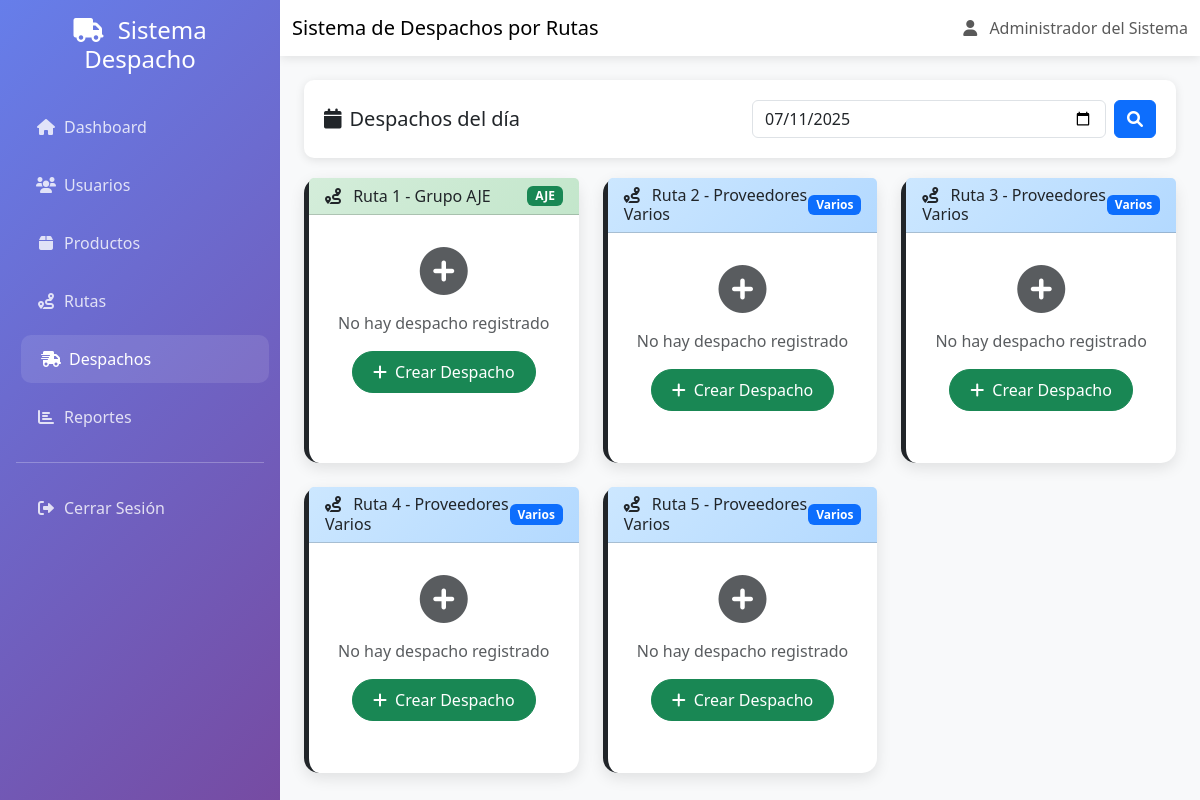
Screenshot of /despachos.php (signed in) with the database file from the repository.
### tables this page shows
CREATE TABLE IF NOT EXISTS `rutas` (
  `id` int NOT NULL AUTO_INCREMENT,
  `nombre` varchar(100) NOT NULL,
  `direccion` varchar(200) NOT NULL,
  `tipo_ruta` enum('grupo_aje','proveedores_varios') NOT NULL,
  `estado` enum('activo','inactivo') DEFAULT 'activo',
  `fecha_creacion` timestamp NULL DEFAULT CURRENT_TIMESTAMP,
  PRIMARY KEY (`id`)
);

### includes/functions.php (called while the page is built, shortened)
<?php
function esFechaAnterior($fecha) {
    return strtotime($fecha) < strtotime(date('Y-m-d'));
}
?>

### despachos.php (the view, shortened to what this page needs)
<?php
require_once 'includes/functions.php';
$db = getDB();
$fechaSeleccionada = $_GET['fecha'] ?? date('Y-m-d');
$puedeCrearNuevo = !esFechaAnterior($fechaSeleccionada);
$esFechaFutura = esFechaPosterior($fechaSeleccionada);
try {
    $stmt = $db->query("SELECT * FROM rutas WHERE estado = 'activo' ORDER BY tipo_ruta, nombre");
    $rutas = $stmt->fetchAll();
} catch (PDOException $e) {
    $rutas = [];
}
?>
<!DOCTYPE html>
<html lang="es">
<head>
    <link href="https://cdn.jsdelivr.net/npm/bootstrap@5.3.0/dist/css/bootstrap.min.css" rel="stylesheet">
    <link href="https://cdnjs.cloudflare.com/ajax/libs/font-awesome/6.0.0/css/all.min.css" rel="stylesheet">
</head>
<body>
    <div class="sidebar" id="sidebar">
        <div class="p-3">
            <h4 class="text-center mb-4">
                <i class="fas fa-truck me-2"></i>
                Sistema Despacho
            </h4>
            <nav class="nav flex-column">
                <a class="nav-link" href="dashboard.php">
                    <i class="fas fa-home me-2"></i>Dashboard
                </a>
                <?php if ($_SESSION['tipo_usuario'] === 'admin'): ?>
                <a class="nav-link" href="usuarios.php">
                    <i class="fas fa-users me-2"></i>Usuarios
                </a>
                <a class="nav-link" href="productos.php">
                    <i class="fas fa-box me-2"></i>Productos
                </a>
                <a class="nav-link" href="rutas.php">
                    <i class="fas fa-route me-2"></i>Rutas
                </a>
                <?php endif; ?>
                <a class="nav-link active" href="despachos.php">
                    <i class="fas fa-shipping-fast me-2"></i>Despachos
                </a>
                <?php if ($_SESSION['tipo_usuario'] === 'admin'): ?>
                <a class="nav-link" href="reportes.php">
                    <i class="fas fa-chart-bar me-2"></i>Reportes
                </a>
                <?php endif; ?>
                <hr class="my-3">
                <a class="nav-link" href="logout.php">
                    <i class="fas fa-sign-out-alt me-2"></i>Cerrar Sesión
                </a>
            </nav>
        </div>
    </div>
    <div class="content-area">
        <nav class="navbar navbar-expand-lg navbar-light">
            <div class="container-fluid">
                <h5 class="navbar-brand mb-0">Sistema de Despachos por Rutas</h5>
                <div class="navbar-nav ms-auto">
                    <span class="navbar-text">
                        <i class="fas fa-user me-2"></i>
                        <span class="d-none d-sm-inline"><?php echo htmlspecialchars($_SESSION['nombre_completo']); ?></span>
                    </span>
                </div>
            </div>
        </nav>
        <div class="container-fluid p-4">
            <div class="date-selector">
                <div class="row align-items-center">
                    <div class="col-md-6">
                        <h5 class="mb-2 mb-md-0">
                            <i class="fas fa-calendar me-2"></i>Despachos del día
                        </h5>
                    </div>
                    <div class="col-md-6">
                        <form method="GET" action="" class="d-flex gap-2">
                            <input type="date" class="form-control" name="fecha"
                                   value="<?php echo $fechaSeleccionada; ?>"
                                   onchange="this.form.submit()">
                            <button type="submit" class="btn btn-primary">
                                <i class="fas fa-search"></i>
                            </button>
                        </form>
                    </div>
                </div>
            </div>
            <div class="row">
                <?php if (!empty($rutas)): ?>
                    <?php foreach ($rutas as $ruta): ?>
                        <?php
                        $despachoRuta = null;
                        ?>
                        <div class="col-lg-6 col-xl-4 mb-4">
                            <div class="card despacho-card <?php echo $despachoRuta ? 'estado-' . $despachoRuta['estado'] : ''; ?> h-100">
                                <div class="card-header <?php echo $ruta['tipo_ruta'] === 'grupo_aje' ? 'ruta-grupo-aje' : 'ruta-proveedores-varios'; ?>">
                                    <div class="d-flex justify-content-between align-items-center">
                                        <h6 class="mb-0">
                                            <i class="fas fa-route me-2"></i>
                                            <?php echo htmlspecialchars($ruta['nombre']); ?>
                                        </h6>
                                        <span class="badge bg-<?php echo $ruta['tipo_ruta'] === 'grupo_aje' ? 'success' : 'primary'; ?>">
                                            <?php echo $ruta['tipo_ruta'] === 'grupo_aje' ? 'AJE' : 'Varios'; ?>
                                        </span>
                                    </div>
                                </div>
                                <div class="card-body">
                                    <?php if ($despachoRuta): ?>
                                        <div class="mb-3">
                                            <strong>Estado actual:</strong>
                                            <span class="badge bg-<?php
                                                $colores = [
                                                    'salida' => 'success',
                                                    'recarga' => 'primary',
                                                    'segunda_recarga' => 'warning',
                                                    'retorno' => 'danger',
                                                    'completado' => 'secondary'
                                                ];
                                                echo $colores[$despachoRuta['estado']] ?? 'secondary';
                                            ?>">
                                                <?php echo ucfirst(str_replace('_', ' ', $despachoRuta['estado'])); ?>
                                            </span>
                                        </div>
                                        <div class="mb-3">
                                            <small class="text-muted">
                                                <i class="fas fa-clock me-1"></i>
                                                Creado: <?php echo date('d/m/Y H:i', strtotime($despachoRuta['fecha_creacion'])); ?>
                                            </small>
                                        </div>
                                        <div class="d-grid gap-2">
                                            <?php if ($despachoRuta['estado'] !== 'completado' && !esFechaAnterior($fechaSeleccionada)): ?>
                                                <a href="despacho_ruta.php?id=<?php echo $despachoRuta['id']; ?>"
                                                   class="btn btn-primary btn-ruta">
                                                    <i class="fas fa-edit me-2"></i>
                                                    <?php
                                                    switch ($despachoRuta['estado']) {
                                                        case 'salida': echo 'Registrar Recarga'; break;
                                                        case 'recarga': echo 'Registrar 2da Recarga'; break;
                                                        case 'segunda_recarga': echo 'Registrar Retorno'; break;
                                                        case 'retorno': echo 'Completar Liquidación'; break;
                                                        default: echo 'Editar Despacho';
                                                    }
                                                    ?>
                                                </a>
                                            <?php else: ?>
                                                <a href="despacho_ruta.php?id=<?php echo $despachoRuta['id']; ?>&ver=1"
                                                   class="btn btn-outline-info btn-ruta">
                                                    <i class="fas fa-eye me-2"></i>Ver Despacho
                                                </a>
                                            <?php endif; ?>
                                            <?php if ($_SESSION['tipo_usuario'] === 'admin' && $despachoRuta['estado'] !== 'completado'): ?>
                                                <form method="POST" action="" class="d-inline">
                                                    <input type="hidden" name="accion" value="eliminar_despacho">
                                                    <input type="hidden" name="despacho_id" value="<?php echo $despachoRuta['id']; ?>">
                                                    <button type="submit" class="btn btn-outline-danger btn-ruta w-100"
                                                            onclick="return confirm('¿Está seguro de eliminar este despacho? Esta acción no se puede deshacer.')">
                                                        <i class="fas fa-trash me-2"></i>Eliminar Despacho
                                                    </button>
                                                </form>
                                            <?php endif; ?>
                                        </div>
                                    <?php else: ?>
                                        <div class="text-center py-3">
                                            <i class="fas fa-plus-circle fa-3x text-muted mb-3"></i>
                                            <p class="text-muted mb-3">No hay despacho registrado</p>
                                            <?php if ($puedeCrearNuevo || ($esFechaFutura && !esFechaAnterior($fechaSeleccionada))): ?>
                                                <a href="despacho_ruta.php?ruta_id=<?php echo $ruta['id']; ?>&fecha=<?php echo $fechaSeleccionada; ?>"
                                                   class="btn btn-success btn-ruta">
                                                    <i class="fas fa-plus me-2"></i>Crear Despacho
                                                </a>
                                            <?php else: ?>
                                                <small class="text-muted">No se puede crear despacho para fecha anterior</small>
                                            <?php endif; ?>
                                        </div>
                                    <?php endif; ?>
                                </div>
                            </div>
                        </div>
                    <?php endforeach; ?>
                <?php endif; ?>
            </div>
        </div>
    </div>
</body>
</html>

### despachos.php (style rules this page uses)
.sidebar { min-height: 100vh; background: linear-gradient(135deg, #667eea 0%, #764ba2 100%); color: white; position: fixed; top: 0; left: 0; width: 280px; z-index: 1000; overflow-y: auto; }
.sidebar .nav-link { color: rgba(255,255,255,0.8); margin: 5px 0; border-radius: 10px; padding: 12px 20px; transition: all 0.3s ease; display: flex; align-items: center; }
.sidebar .nav-link:hover, .sidebar .nav-link.active { background: rgba(255,255,255,0.1); color: white; transform: translateX(5px); }
.sidebar .nav-link i { width: 20px; text-align: center; }
.content-area { background: #f8f9fa; min-height: 100vh; margin-left: 280px; }
.navbar { background: white; box-shadow: 0 2px 10px rgba(0,0,0,0.1); position: sticky; top: 0; z-index: 999; }
.card { border: none; border-radius: 15px; box-shadow: 0 5px 15px rgba(0,0,0,0.1); margin-bottom: 20px; }
.despacho-card { border-left: 5px solid; transition: transform 0.2s ease; }
.ruta-grupo-aje { background: linear-gradient(135deg, #d4edda 0%, #c3e6cb 100%); }
.ruta-proveedores-varios { background: linear-gradient(135deg, #cce7ff 0%, #b3d9ff 100%); }
.date-selector { background: white; padding: 20px; border-radius: 10px; margin-bottom: 20px; box-shadow: 0 2px 10px rgba(0,0,0,0.1); }
.btn-ruta { border-radius: 25px; padding: 8px 20px; font-weight: 500; transition: all 0.3s ease; }

### rows the page displays
rutas: nombre "Ruta 1 - Grupo AJE", tipo_ruta "AJE"
rutas: nombre "Ruta 2 - Proveedores Varios"
rutas: nombre "Ruta 3 - Proveedores Varios"
rutas: nombre "Ruta 4 - Proveedores Varios"
rutas: nombre "Ruta 5 - Proveedores Varios"

### other values shown
$_SESSION['nombre_completo'] "Administrador del Sistema"
